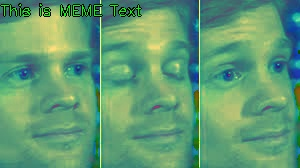
#> input picture sample_save.jpg, 300 x 168 px, given in place of the camera
$ python center_point.py
#> lines starting #> are read from the running program, lines starting #| are printed output that depends on the picture; after the words box and inside, x2 and y2 are one past the last pixel; in counts of white or black regions, pixels touching at a corner belong together
import cv2
import numpy as np

cap = cv2.VideoCapture(0)

while True:
    ret, frame = cap.read()
#> frame is the input picture: shape (168, 300, 3); mean B, G, R 115.6, 156.1, 96.1
    if not ret:
        break

    # Flip camera (mirror)
    frame = cv2.flip(frame, 1)
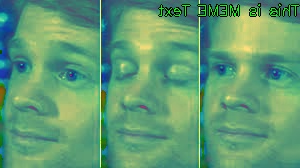
#> frame: shape (168, 300, 3); mean B, G, R 115.6, 156.1, 96.1

    # Convert to grayscale
    gray = cv2.cvtColor(frame, cv2.COLOR_BGR2GRAY)
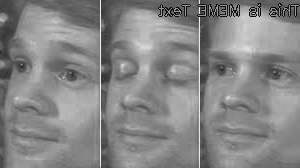
#> gray: shape (168, 300); min 5, max 241, mean 133.5

    # Blur to remove noise
    blur = cv2.GaussianBlur(gray, (7,7), 0)
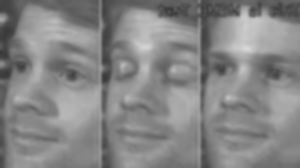
#> blur: shape (168, 300); min 57, max 217, mean 133.5

    # Edge detection
    edges = cv2.Canny(blur, 50, 150)
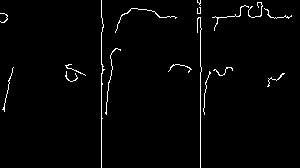
#> edges: shape (168, 300); 2% white in thin lines or dots

    # Find contours (objects)
    contours, _ = cv2.findContours(
        edges, cv2.RETR_EXTERNAL, cv2.CHAIN_APPROX_SIMPLE
    )
#> contours = 17 contours, all with area under 20

    for cnt in contours:
        area = cv2.contourArea(cnt)

        # Ignore small noise
        if area < 500 or area > 3000:
            continue

        # Bounding box
        x, y, w, h = cv2.boundingRect(cnt)
        cv2.rectangle(frame, (x,y), (x+w,y+h), (255,0,0), 2)

        #aspect ratio of object
        aspect_ratio = w / h


        # Centroid
        M = cv2.moments(cnt)
        if M["m00"] != 0:
            cx = int(M["m10"] / M["m00"])
            cy = int(M["m01"] / M["m00"])

            # Draw centroid
            cv2.circle(frame, (cx, cy), 5, (0,0,255), -1)

            # Show coordinates
            cv2.putText(frame, f"Center: ({cx},{cy})",
                        (x, y-10),
                        cv2.FONT_HERSHEY_SIMPLEX,
                        0.5, (0,255,0), 1)
#> this loop made 17 passes
#> area on passes 1 to 12: 9, 3, 7, 8, 5.5, 7.5, 6.5, 7, 2, 5, 8, 12

    cv2.imshow("Object & Centroid Test", frame)

    if cv2.waitKey(1) & 0xFF == 27:  # ESC
#> (key Esc is pressed here)
        break

cap.release()
cv2.destroyAllWindows()

$ run again, on hsj.jpg
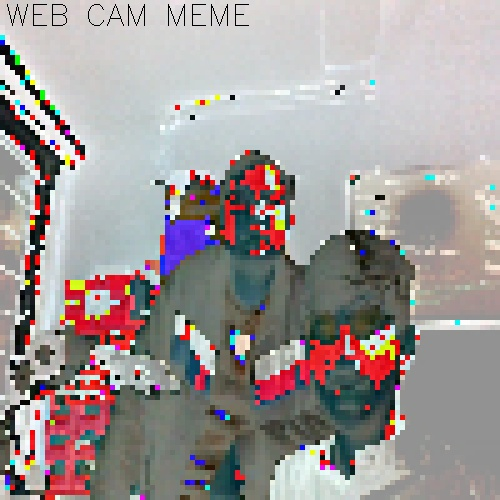
#> input picture hsj.jpg, 500 x 500 px, given in place of the camera
#> frame is the input picture: shape (500, 500, 3); mean B, G, R 152, 152.5, 160.2
#> `edges = cv2.Canny(blur, 50, 150)`:
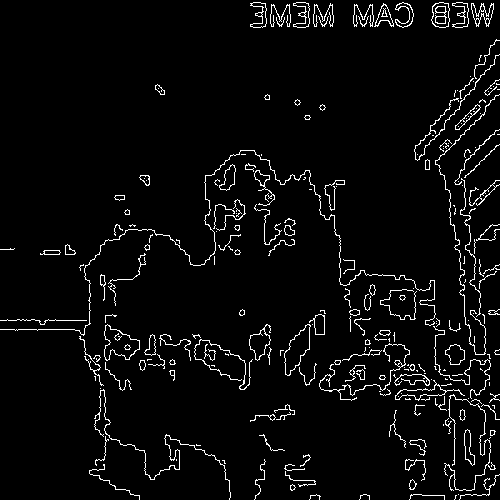
#> edges: shape (500, 500); 4.2% white in thin lines or dots
#> contours = 230 contours, 178 with area under 20; largest, box (x1, y1, x2, y2) and area: (104, 324, 140, 361) 732, (284, 324, 311, 376) 672, (249, 324, 271, 361) 378, (431, 2, 450, 28) 377, (395, 380, 465, 401) 326
#> the loop `for cnt in contours:` made 230 passes
#> (area, x, y, w, h, aspect_ratio, cx, cy) on passes 105, 107: (671.5, 284, 324, 27, 52, 0.519, 296, 349), (732.5, 104, 324, 36, 37, 0.973, 119, 343)
#> after the loop `for cnt in contours:`:
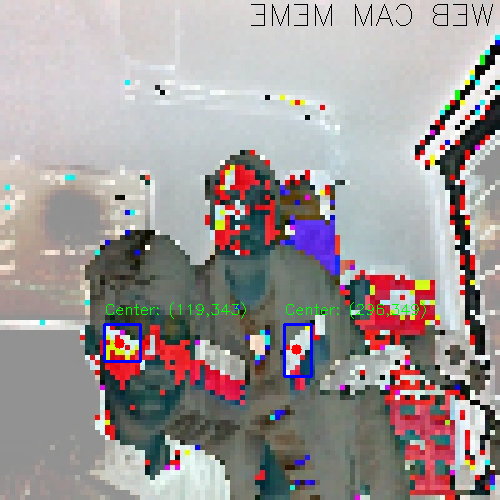
#> frame: shape (500, 500, 3); mean B, G, R 152.2, 152.4, 159.5
